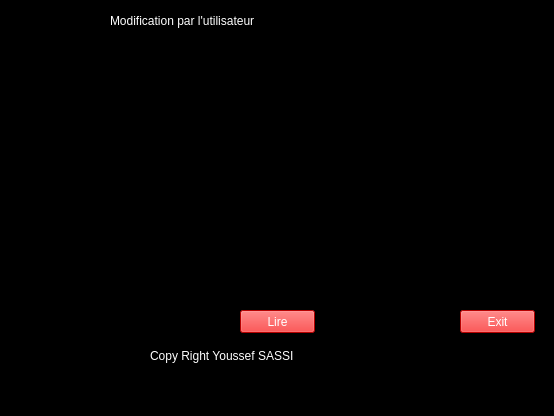
<?xml version="1.0" encoding="UTF-8"?>
<ui version="4.0">
 <class>MainWindow</class>
 <widget class="QMainWindow" name="MainWindow">
  <property name="geometry">
   <rect>
    <x>0</x>
    <y>0</y>
    <width>554</width>
    <height>416</height>
   </rect>
  </property>
  <property name="windowTitle">
   <string>Modification</string>
  </property>
  <property name="styleSheet">
   <string notr="true">background-color: rgb(0, 0, 0);</string>
  </property>
  <widget class="QWidget" name="centralwidget">
   <widget class="QPushButton" name="liree">
    <property name="geometry">
     <rect>
      <x>240</x>
      <y>310</y>
      <width>75</width>
      <height>23</height>
     </rect>
    </property>
    <property name="styleSheet">
     <string notr="true">background-color: rgb(255, 0, 0);
color: rgb(255, 255, 255);
font: 10pt &quot;Ravie&quot;;</string>
    </property>
    <property name="text">
     <string>Lire</string>
    </property>
   </widget>
   <widget class="QTextEdit" name="textLire">
    <property name="geometry">
     <rect>
      <x>90</x>
      <y>50</y>
      <width>391</width>
      <height>241</height>
     </rect>
    </property>
    <property name="styleSheet">
     <string notr="true">color: rgb(255, 255, 255);</string>
    </property>
   </widget>
   <widget class="QPushButton" name="pushButton">
    <property name="geometry">
     <rect>
      <x>460</x>
      <y>310</y>
      <width>75</width>
      <height>23</height>
     </rect>
    </property>
    <property name="styleSheet">
     <string notr="true">background-color: rgb(255, 0, 0);
font: 75 11pt &quot;MS Shell Dlg 2&quot;;
color: rgb(255, 255, 255);</string>
    </property>
    <property name="text">
     <string>Exit</string>
    </property>
   </widget>
   <widget class="QLabel" name="label">
    <property name="geometry">
     <rect>
      <x>110</x>
      <y>0</y>
      <width>371</width>
      <height>41</height>
     </rect>
    </property>
    <property name="styleSheet">
     <string notr="true">color: rgb(255, 255, 255);
font: 16pt &quot;Showcard Gothic&quot;;</string>
    </property>
    <property name="text">
     <string>Modification par l'utilisateur</string>
    </property>
   </widget>
   <widget class="QLabel" name="label_2">
    <property name="geometry">
     <rect>
      <x>150</x>
      <y>340</y>
      <width>371</width>
      <height>31</height>
     </rect>
    </property>
    <property name="styleSheet">
     <string notr="true">color: rgb(255, 255, 255);
font: 16pt &quot;Showcard Gothic&quot;;</string>
    </property>
    <property name="text">
     <string>Copy Right Youssef SASSI </string>
    </property>
   </widget>
  </widget>
  <widget class="QMenuBar" name="menubar">
   <property name="geometry">
    <rect>
     <x>0</x>
     <y>0</y>
     <width>554</width>
     <height>21</height>
    </rect>
   </property>
  </widget>
  <widget class="QStatusBar" name="statusbar"/>
 </widget>
 <resources/>
 <connections/>
</ui>
